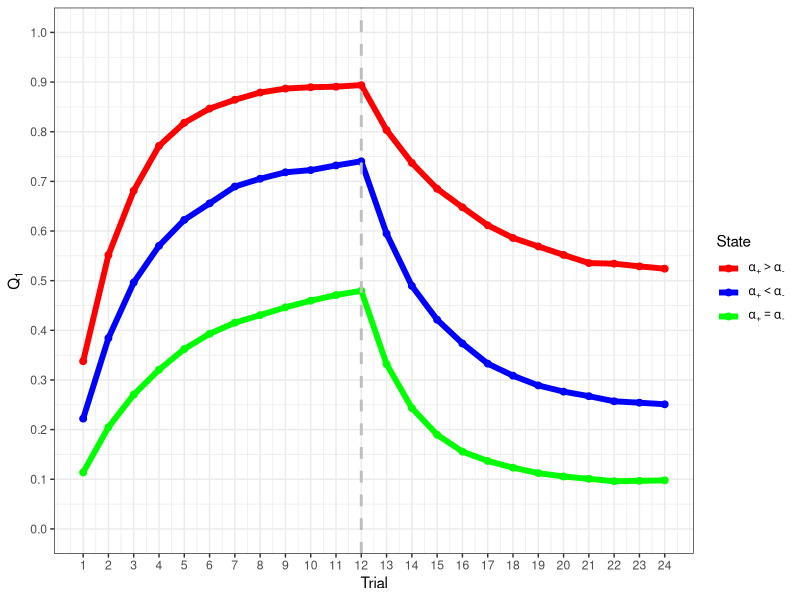
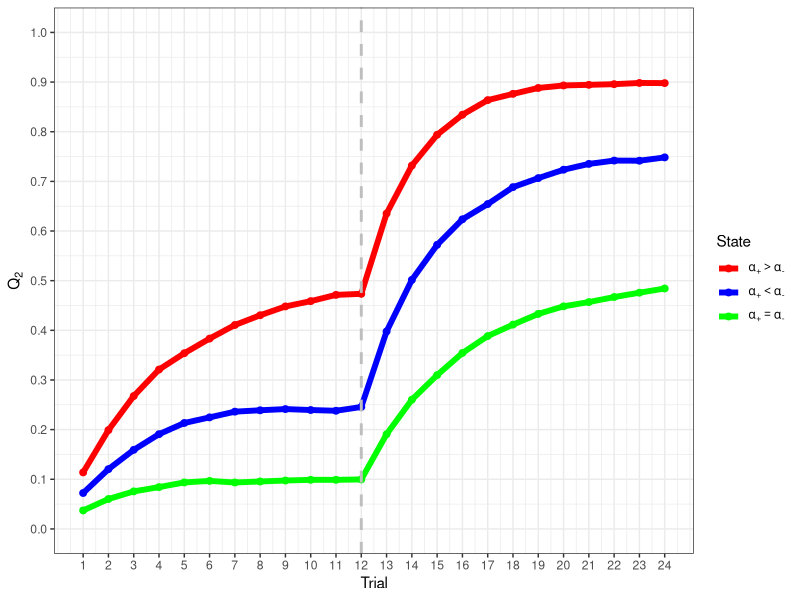
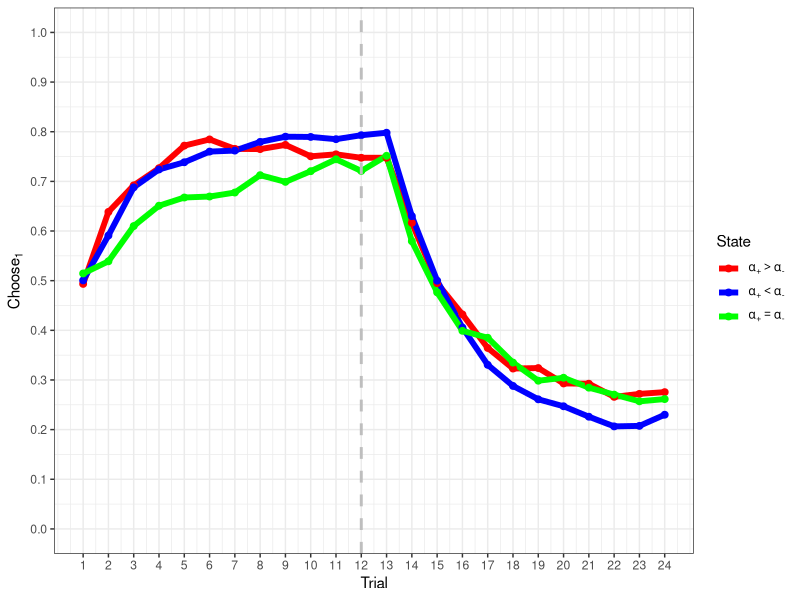

Write R code to recreate these figures, in order.

rm(list = ls())

library(data.table)
library(ggplot2)
library(cowplot)
library(dplyr)

session_simulate <- function(n_trials, nsims, beta) {
  # create an empty list
  result_for_each_condition <- list()
  for (i in 1:3) {
    # condition on learning rate
    if(i==1){
      positive_lr <- 0.45
      negative_lr <- 0.15
    }else if(i==2){
      positive_lr <- 0.30
      negative_lr <- 0.30
    }else if(i==3){
      positive_lr <- 0.15
      negative_lr <- 0.45
    }
    
    # initials the simulation and the trials
    Choices_for_each_trial <- matrix(NA, nrow=nsims, ncol=n_trials)
    q1_for_each_trial <- matrix(NA, nrow=nsims, ncol=n_trials)
    q2_for_each_trial <- matrix(NA, nrow=nsims, ncol=n_trials)
    c1_for_each_trial <- matrix(NA, nrow=nsims, ncol=n_trials)
    
    for (s in 1:nsims) {
      Q = c(0,0)
      outcome = matrix(NA, n_trials, 2)
      dv1 = rep(NA,n_trials)
      prob_choose_1 = rep(NA,n_trials)
      choose_1 = rep(NA,n_trials)
      for (t in 1:n_trials) {
        middle_point <- round(n_trials/2)
        if(t <= middle_point){
          p1 = 0.75
          p2 = 0.25
        }else{
          p1 = 0.25
          p2 = 0.75
        }
        dv1[t] <- (Q[2]-Q[1])
        prob_choose_1[t] = 1/(1+exp(beta*dv1[t]))
        choose_1 <- as.numeric(runif(1)<=prob_choose_1[t])
        c1_for_each_trial[s,t] <- choose_1
        outcome[t,1] = as.numeric(runif(1)<=p1)
        outcome[t,2] = as.numeric(runif(1)<=p2)
        PE1 <- outcome[t,1]-Q[1]
        PE2 <- outcome[t,2]-Q[2]
        if(PE1>0){
          Q[1] <- Q[1] + positive_lr*PE1
        }else if(PE1<0){
          Q[1] <- Q[1] + negative_lr*PE1
        }
        if(PE2>0){
          Q[2] <- Q[2] + positive_lr*PE2
        }else if(PE2<0){
          Q[2] <- Q[2] + negative_lr*PE2
        }
        q1_for_each_trial[s,t] <- Q[1]
        q2_for_each_trial[s,t] <- Q[2]
      } # end of trials loop
    } # end of simulation loop
    q1=apply(q1_for_each_trial, 2, mean)
    q2=apply(q2_for_each_trial, 2, mean)
    c1=apply(c1_for_each_trial, 2, mean)
    condition=i
    df=data.frame(q1,q2,c1,condition)
    result_for_each_condition[[i]] <- df
  } # end of condition loop
  names(result_for_each_condition) <- paste0('condition',1:3)
  return(result_for_each_condition)
}

n_trials = 24
nsims    = 2000
beta     = 3
middle_point <- round(n_trials/2)
df  <- session_simulate(n_trials, nsims, beta)
df
df <- do.call(rbind, df)
df$condition <- factor(df$condition, levels = 1:3, labels = c('greater','less','equal'))
long=data.frame(trial=rep(1:n_trials,3),
                Q1=df$q1,
                Q2=df$q2,
                Choose1=df$c1,
                Condition=df$condition)
long$Condition <- as.factor(long$Condition)
long$trial <- as.numeric(long$trial)
legend_labels <- c(expression(alpha[`+`]>alpha[`-`]),
                   expression(alpha[`+`]<alpha[`-`]),
                   expression(alpha[`+`]==alpha[`-`]))
ggplot(long, aes(x=trial, y=Q1))+
  geom_line(aes(color = Condition), size=2)+
  geom_point(aes(color = Condition), size=2)+
  xlab('Trial')+ylab(expression(Q[1]))+
  theme_bw() +
  scale_y_continuous(n.breaks = 10,limits = c(0, 1))+
  scale_x_continuous(breaks = 1:n_trials)+
  scale_color_manual(name='State',values = c("red", "blue", 'green'), labels = parse(text = legend_labels))+
  geom_vline(xintercept = middle_point, linetype=2, size=1, col='grey')
ggsave('plot_Q1.jpg')

ggplot(long, aes(x=trial, y=Q2))+
  geom_line(aes(color = Condition), size=2)+
  geom_point(aes(color = Condition), size=2)+
  xlab('Trial')+ylab(expression(Q[2]))+
  theme_bw() +
  scale_y_continuous(n.breaks = 10,limits = c(0, 1))+
  scale_x_continuous(breaks = 1:n_trials)+
  scale_color_manual(name='State',values = c("red", "blue", 'green'), labels = parse(text = legend_labels))+
  geom_vline(xintercept = middle_point, linetype=2, size=1, col='grey')
ggsave('plot_Q2.jpg')

ggplot(long, aes(x=trial, y=Choose1))+
  geom_line(aes(color = Condition), size=2)+
  geom_point(aes(color = Condition), size=2)+
  xlab('Trial')+ylab(expression(Choose[1]))+
  theme_bw() +
  scale_y_continuous(n.breaks = 10,limits = c(0, 1))+
  scale_x_continuous(breaks = 1:n_trials)+
  scale_color_manual(name='State',values = c("red", "blue", 'green'), labels = parse(text = legend_labels))+
  geom_vline(xintercept = middle_point, linetype=2, size=1, col='grey')
ggsave('plot_Choose1.jpg')


